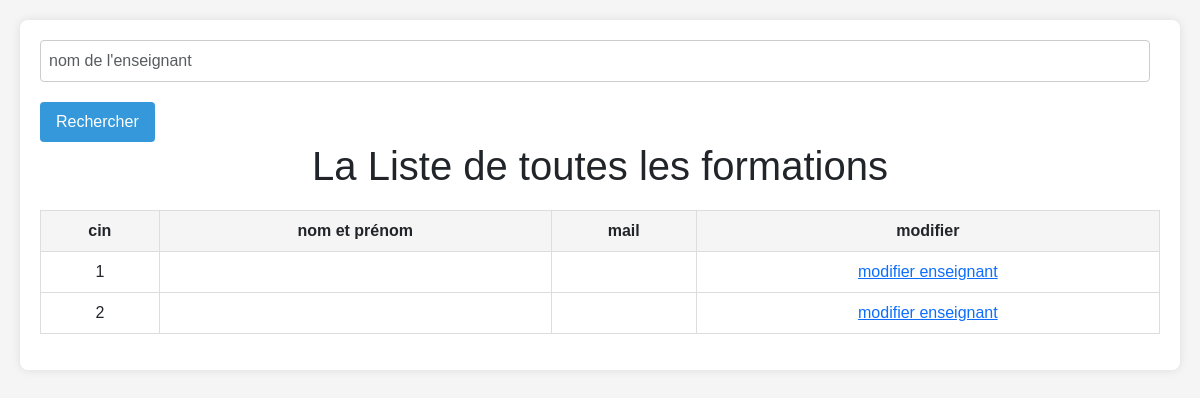
/view/accueiladmin.php, run on an earlier commit of the app's database.
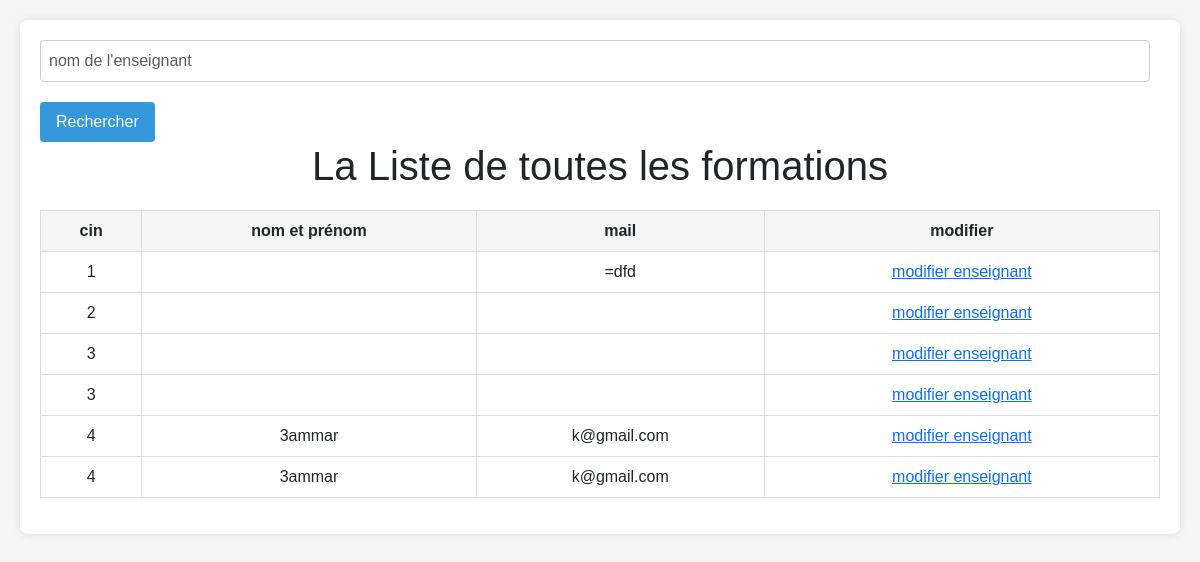
And on a later commit of the database.
### tables this page shows
CREATE TABLE `enseignant` (
  `cin` varchar(255) NOT NULL,
  `password` varchar(255) NOT NULL,
  `nom_prenom` varchar(255) NOT NULL,
  `mail` varchar(255) NOT NULL
);

### config.php (called while the page is built)
<?php
class connexion
{
    function getConnexion()
    {
        $dsn = "mysql:host=localhost;dbname=pfe";
        $username = "root";
        $password = "";
        try {
             $connexion = new PDO($dsn, $username, $password);
             return $connexion;
            }catch(PDOException $e){
                echo "Connection failed : ". $e->getMessage();
              }
    }
}

### controller/listeEnseignant.php (called while the page is built)
<?php
require_once "../model/enseignant.php";
$crud = new enseignant();
$lesenseignants = $crud->findAll();
?>

### model/enseignant.php (called while the page is built, shortened)
<?php
class enseignant
{
    private $pdo;
    public function __construct()
    {
        $obj = new connexion();
        $this->pdo = $obj->getConnexion();
    }
    public function findAll()
    {
        $sql = "SELECT * FROM enseignant";
        $res = $this->pdo->query($sql);
        return $res->fetchAll(PDO::FETCH_NUM);
    }
}

### view/accueiladmin.php (the view, shortened to what this page needs)
<?php
require_once '../controller/listeEnseignant.php';
?>
<!DOCTYPE html>
<html lang="en">
<head>
    <link href="https://cdn.jsdelivr.net/npm/bootstrap@5.3.0/dist/css/bootstrap.min.css" rel="stylesheet">
    <link rel="stylesheet" href="https://cdnjs.cloudflare.com/ajax/libs/font-awesome/5.15.4/css/all.min.css">
</head>
<body>
    <div class="container">
    <form class="navbar-form navbar-left" role="search" method="post" action="">
                    <div class="form-group">
                        <input type="text"name="enseignant"  class="form-control" placeholder="nom de l'enseignant">
                    </div>
                    <button type="submit" class="btn btn-default">Rechercher</button>
                </form>
<h1>La Liste de toutes les formations</h1>
<table class="table" id="example">
    <thead>
        <tr class="table-header">
            <th>cin</th>
             <th>nom et prénom</th>
            <th>mail</th>
            <th>modifier</th>
         </tr>
    </thead>
    <tbody>
        <?php
        foreach ($lesenseignants as $forma) {
            echo "<tr class='table-data'>
                <td>$forma[0]</td>
                <td>$forma[2]</td>
                <td>$forma[3]</td>
                <td><a href='../controller/modifierens.php?id=$forma[0]'>modifier enseignant</a></td>
            </tr>";
        }
        echo "</tbody></table>";
?>
</div>
</body>
</html>

### view/accueiladmin.php (style rules this page uses)
body { font-family: Arial, sans-serif; background-color: #f5f5f5; padding: 20px; }
.container { max-width: 1400px; margin: 0 auto; background-color: #fff; padding: 20px; border-radius: 8px; box-shadow: 0 0 10px rgba(0, 0, 0, 0.1); }
h1 { text-align: center; margin-bottom: 20px; }
.form-group { display: flex; align-items: center; margin-bottom: 20px; }
.form-control { flex: 1; padding: 8px; margin-right: 10px; border: 1px solid #ccc; border-radius: 4px; box-sizing: border-box; }
.btn { background-color: #3498db; color: white; padding: 8px 16px; border: none; border-radius: 4px; cursor: pointer; }
.table { width: 100%; border-collapse: collapse; margin-top: 20px; }
.table th, .table td { padding: 8px; border: 1px solid #ddd; text-align: center; }
.table th { background-color: #f5f5f5; }
.table tbody tr:nth-child(even) { background-color: #f9f9f9; }

What changed in the data, as far as the page shows it:
removed enseignant: cin "1"
added enseignant: cin "1", mail "=dfd"
added enseignant: cin "3"
added enseignant: cin "3"
added enseignant: cin "4", nom_prenom "3ammar", mail "k@gmail.com"
added enseignant: cin "4", nom_prenom "3ammar", mail "k@gmail.com"
